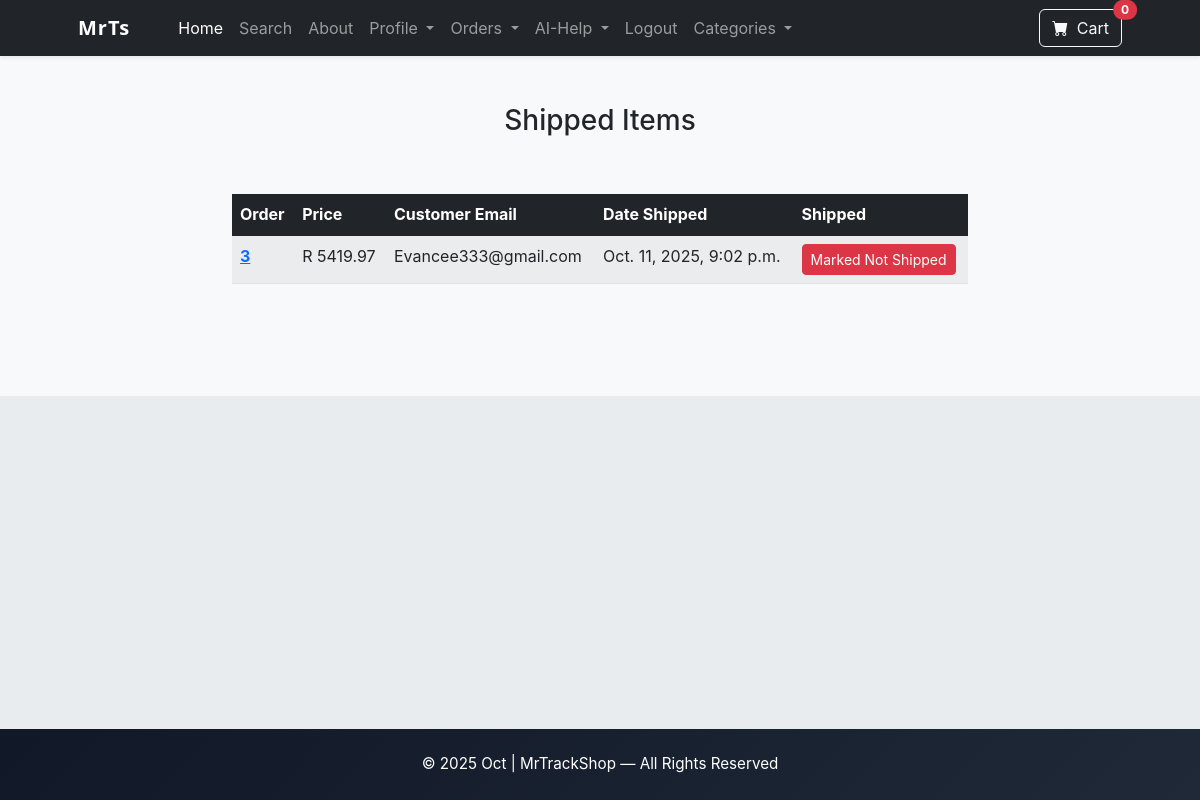
The page /payment/shipped_dash/ (signed in) on the database its author committed.
### payment/models.py (models this page shows, shortened)
class Order(models.Model):
    user = models.ForeignKey(User, on_delete=models.CASCADE,null=True)
    full_name = models.CharField(max_length=250)
    email =models.EmailField(max_length=250)
    shipping_address = models.TextField(max_length=15000)
    amount_paid = models.DecimalField(max_digits=10,decimal_places=2)
    date_ordered = models.DateTimeField(auto_now_add=True)
    shipped = models.BooleanField(default=False)
    date_shipped = models.DateTimeField(blank=True, null=True)
    invoice = models.CharField(max_length=250,null=True,blank=True)
    paid = models.BooleanField(default=False)

### payment/views.py (the view)
# urls.py: path('shipped_dash/', views.shipped_dash, name='shipped_dash'),
def shipped_dash(request):
    if request.user.is_authenticated and request.user.is_superuser:
        orders = Order.objects.filter(shipped=True)
        if request.method == "POST":
            num = request.POST.get('num')
            order = Order.objects.filter(id=num)
            order.update(shipped=False)
            messages.success(request, "Shipping Status Updated! View the updated Table (Shipped).")
            return redirect('shipped_dash')
        return render(request, 'payments/shipped_dash.html', {"orders": orders})
    messages.error(request, "Access Denied.")
    return redirect('home')

### cart/cart.py (called while the page is built)
    def __len__(self):
        return len(self.cart)

### cart/context_processors.py (called while the page is built)
def cart(request):
    return {'cart': Cart(request)}

### payment/templates/payments/shipped_dash.html (shortened to what this page needs)
{% extends 'base.html' %}
{% block content %}
<section class="py-5 bg-light">
  <div class="container">
    <div class="row justify-content-center">
      <br/><br/>
        <div class="col-lg-8 col-md-10">
        <h3 class="text-center border-sm border-radius">Shipped Items</h3>
        <br/><br/>
                <table class="table table-striped table-hover table-border">
  <thead class="table-dark">
    <tr>
      <th scope="col">Order</th>
      <th scope="col">Price</th>
      <th scope="col">Customer Email</th>
      <th scope="col">Date Shipped</th>
      <th scope="col">Shipped</th>
    </tr>
  </thead>
  <tbody class="table-group-divider">
    {% for item in orders %}
    <tr>
      <th scope="row"><a href="{% url 'orders' item.id %}">{{item.id}}</a></th>
      <td><span class="text-dark">R  </span>{{item.amount_paid}}</td>
      <td>{{item.email}}</td>
      <td>{{item.date_ordered}}</td>
      <td>
        <form method="POST">
            <button type="submit" class="btn btn-danger btn-sm">Marked Not Shipped</button>
        </form>
      </td>
    </tr>
    {% endfor %}
  </tbody>
</table>
<br/><br/>
      </div>
    </div>
  </div>
</section>
{% endblock %}

### store/templates/base.html (style rules this page uses)
body { font-family: "Inter", system-ui, -apple-system, "Segoe UI", Roboto, sans-serif; }

### rows shown on the page
Order: id "3", amount_paid "5419.97", email "Evancee333@gmail.com", date_ordered "Oct. 11, 2025, 9:02 p.m."

### other values the page prints
{{ cart|length }} "0"
